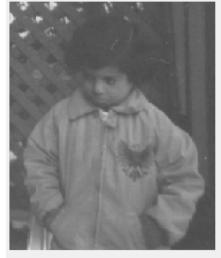
#> input picture assignments/assignment_4/pout-dark.jpg, 221 x 258 px
$ jupyter execute assignment_4_cs22b1093.ipynb   (shell and % lines are left out)
#> lines starting #> are read from the running program, lines starting #| are printed output that depends on the picture
# Assignment - 4

## CS22B1093 Rohan G

-------------

#### Importing necessary libraries

[cell 1]
import numpy as np
import matplotlib.pyplot as plt
import cv2

[cell 2]
img = cv2.imread("pout-dark.jpg", cv2.IMREAD_GRAYSCALE)
#> img is the input picture: shape (258, 221); min 70, max 255, mean 123.5
plt.imshow(img, cmap='gray')

[cell 3]
print(img)
#> (printed output is left out)

[cell 4]
plt.hist(img.ravel(),256,[0,256])
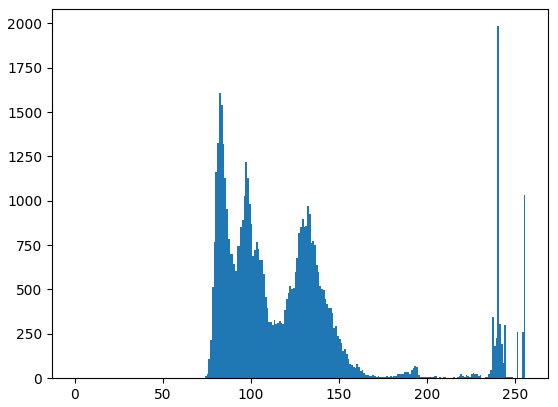
#> figure drawn by matplotlib, 1 panel; tallest bar 1984 high, from x = 240 to 241

#### Histogram Equalization| Transform

[cell 5]
dark_img_path = "pout-dark.jpg"
dark_img = cv2.imread(dark_img_path, cv2.IMREAD_GRAYSCALE)

# Custom function for histogram equalization
def custom_histogram_equalization(img):
    hist, bins = np.histogram(img.flatten(), 256, [0, 256])
#> hist = 256 values, max 1984 at index 240, min 0 at index 0, mean 222.7; bins = 257 values from 0 to 256
    cdf = hist.cumsum()
#> cdf = 256 values from 0 to 57018
    cdf_normalized = cdf / cdf.max() * 255
#> cdf_normalized = 256 values from 0 to 255

    # Map the intensity values
    equalized_img = np.interp(img.flatten(), bins[:-1], cdf_normalized).reshape(img.shape)
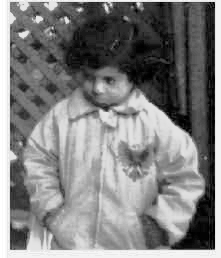
#> equalized_img: shape (258, 221) float64; min 0.00447, max 255, mean 129.3
    return equalized_img.astype(np.uint8)

equalized_img_custom = custom_histogram_equalization(dark_img)
equalized_img_inbuilt = cv2.equalizeHist(dark_img)

plt.figure(figsize=(15,5))

plt.subplot(1, 3, 1)
plt.imshow(dark_img, cmap='gray')
plt.title("Original Dark Image")
plt.axis("off")

plt.subplot(1, 3, 2)
plt.imshow(equalized_img_inbuilt, cmap='gray')
plt.title("Inbuilt Histogram Equalized Image")
plt.axis("off")

plt.subplot(1, 3, 3)
plt.imshow(equalized_img_custom, cmap='gray')
plt.title("Custom Histogram Equalized Image")
plt.axis("off")

plt.show()
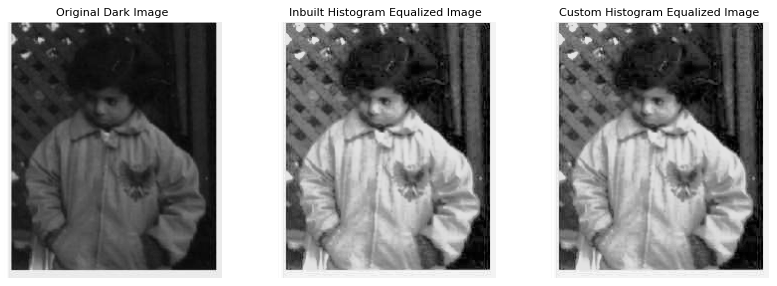
#> figure drawn by matplotlib, 3 panels

[cell 6]
plt.hist(equalized_img_custom.ravel(),256,[0,256])
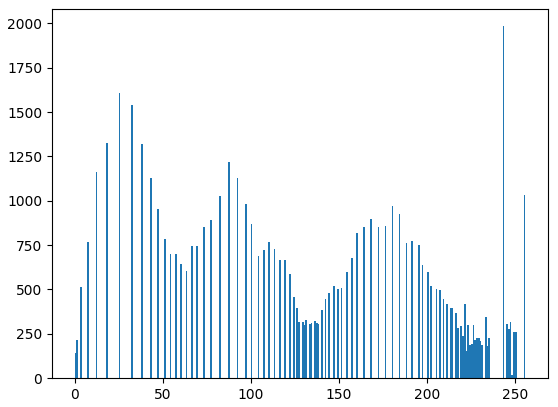
#> figure drawn by matplotlib, 1 panel; tallest bar 1984 high, from x = 243 to 244

#### Histogram Matching Transform

[cell 7]
dark_img_path = "pout-dark.jpg"
bright_img_path = "pout-bright.jpg"

dark_img = cv2.imread(dark_img_path, cv2.IMREAD_GRAYSCALE)
bright_img = cv2.imread(bright_img_path, cv2.IMREAD_GRAYSCALE)
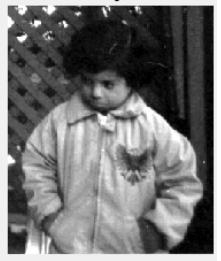
#> input picture assignments/assignment_4/pout-bright.jpg, 221 x 261 px
#> bright_img is the input picture: shape (261, 221); min 0, max 255, mean 114.2

# Custom function for histogram matching
def custom_histogram_matching(source, reference):
    source_hist, bins = np.histogram(source.flatten(), 256, [0, 256])
#> source_hist has the same summary as hist in custom_histogram_equalization; bins = 257 values from 0 to 256
    reference_hist, _ = np.histogram(reference.flatten(), 256, [0, 256])
#> reference_hist = 256 values, max 1953 at index 240, min 35 at index 251, mean 225.3

    # Compute CDFs
    source_cdf = source_hist.cumsum() / source_hist.sum()
#> source_cdf = 256 values from 0 to 1
    reference_cdf = reference_hist.cumsum() / reference_hist.sum()
#> reference_cdf = 256 values from 0.00524 to 1

    # Create a mapping from source to reference
    mapping = np.interp(source_cdf, reference_cdf, np.arange(256))
#> mapping = 256 values from 0 to 255

    # Apply mapping
    matched_image = np.interp(source.flatten(), bins[:-1], mapping).reshape(source.shape)
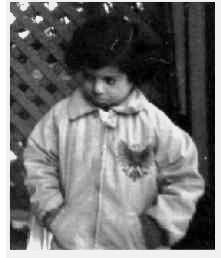
#> matched_image: shape (258, 221) float64; min 0, max 255, mean 115.1
    return matched_image.astype(np.uint8)

matched_img_custom = custom_histogram_matching(dark_img, bright_img)

# approximating using CLAHE
clahe = cv2.createCLAHE(clipLimit=2.0, tileGridSize=(8,8))
matched_img_inbuilt = clahe.apply(dark_img)
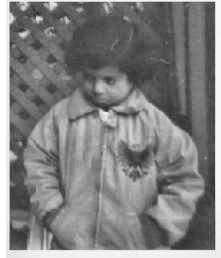
#> matched_img_inbuilt: shape (258, 221); min 47, max 255, mean 128.8

plt.figure(figsize=(15,5))

plt.subplot(1, 3, 1)
plt.imshow(dark_img, cmap='gray')
plt.title("Original Dark Image")
plt.axis("off")

plt.subplot(1, 3, 2)
plt.imshow(matched_img_inbuilt, cmap='gray')
plt.title("Inbuilt CLAHE Histogram Matched Image")
plt.axis("off")

plt.subplot(1, 3, 3)
plt.imshow(matched_img_custom, cmap='gray')
plt.title("Custom Histogram Matched Image")
plt.axis("off")

plt.show()

[cell 8]
plt.hist(matched_img_custom.ravel(),256,[0,256])
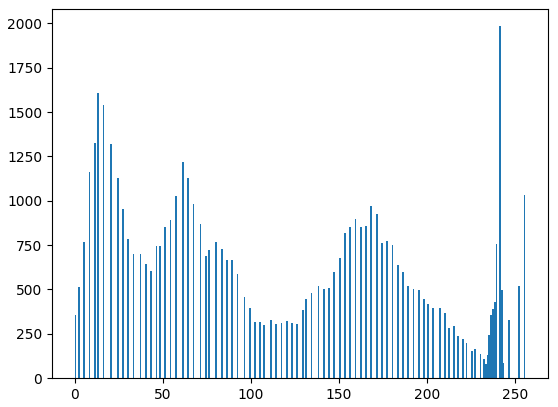
#> figure drawn by matplotlib, 1 panel; tallest bar 1984 high, from x = 241 to 242
